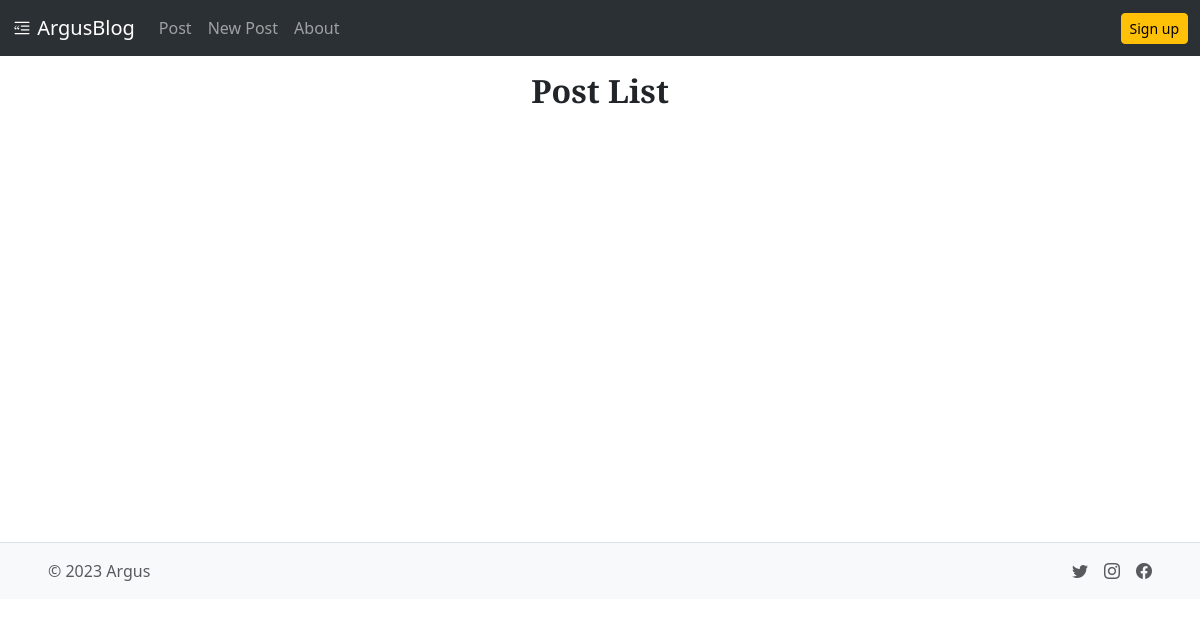
The page /blog/list/ on the database as committed earlier.
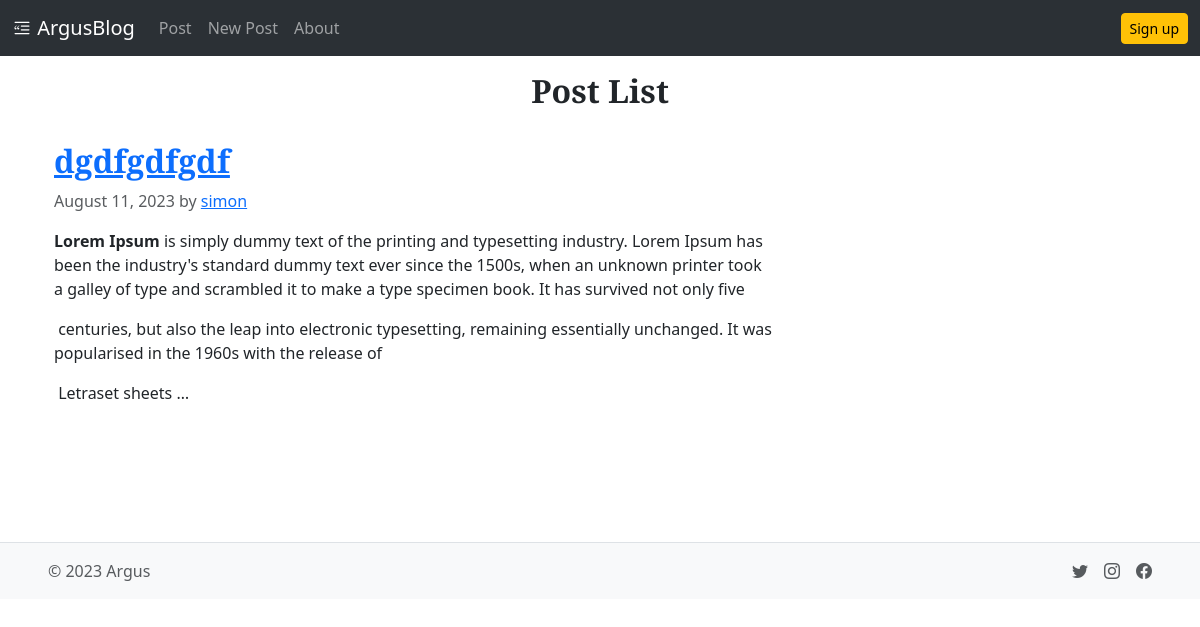
The same page on the database as committed later.
### AppBlog/models.py (models this page shows, shortened)
class Post(models.Model):
    author = models.ForeignKey(
        "auth.User", on_delete=models.CASCADE
    )
    title = models.CharField(
        max_length=80
    )
    content = models.TextField(
        blank=True
    )
    created_date = models.DateField(
        default=timezone.now
    )
    published_date = models.DateField(
        blank=True, null=True
    )
    class Meta:
        ordering = ["-created_date"]
        indexes = [
            models.Index(fields=["author",]),
            models.Index(fields=["title",]),
            models.Index(fields=["created_date",]),
        ]

### AppBlog/views.py (the view)
# urls.py: path('list/', BlogListView.as_view(), name="list"),
class BlogListView(ListView):
    model = Post
    def get_context_data(self, **kwargs):
        context = super().get_context_data(**kwargs)
        context["title"] = "Post List"
        context["heading"] = "Post List"
        return context

### AppBlog/templates/AppBlog/post_list.html
{% extends "layout/base.html" %} {% block main %}
<header>
  <h1 class="heading text-center">{{heading}}</h1>
</header>
{% for post in post_list %}
<div class="row">
  <div class="col-8">
    <article class="py-4">
      <h3 class="display-6 link-body-emphasis mb-2 heading">
        <a href="{% url 'AppBlog:detail' pk=post.pk %}"> {{post.title}} </a>
      </h3>
      <p class="fw-normal text-body-secondary">
        {{post.created_date|date:'F d, Y'}} by <a href="#">{{post.author}}</a>
      </p>
      <p>{{post.content|safe|linebreaks|truncatewords_html:72}}</p>
    </article>
  </div>
</div>
{% endfor %} {% endblock %}

Rows that differ between the two databases and show on the page:
added Post: title "dgdfgdfgdf", created_date "August 11, 2023", author "simon", content "Lorem Ipsum is simply dummy text of the printing and typesetting industry. Lorem Ipsum has been the industry's standard dummy text ever since the 1500s, when an unknown printer took a galley of type and scrambled it to make a type specimen book. It has survived not only five centuries, but also the leap into electronic typesetting, remaining essentially unchanged. It was popularised in the 1960s with the release of Letraset sheets …"
